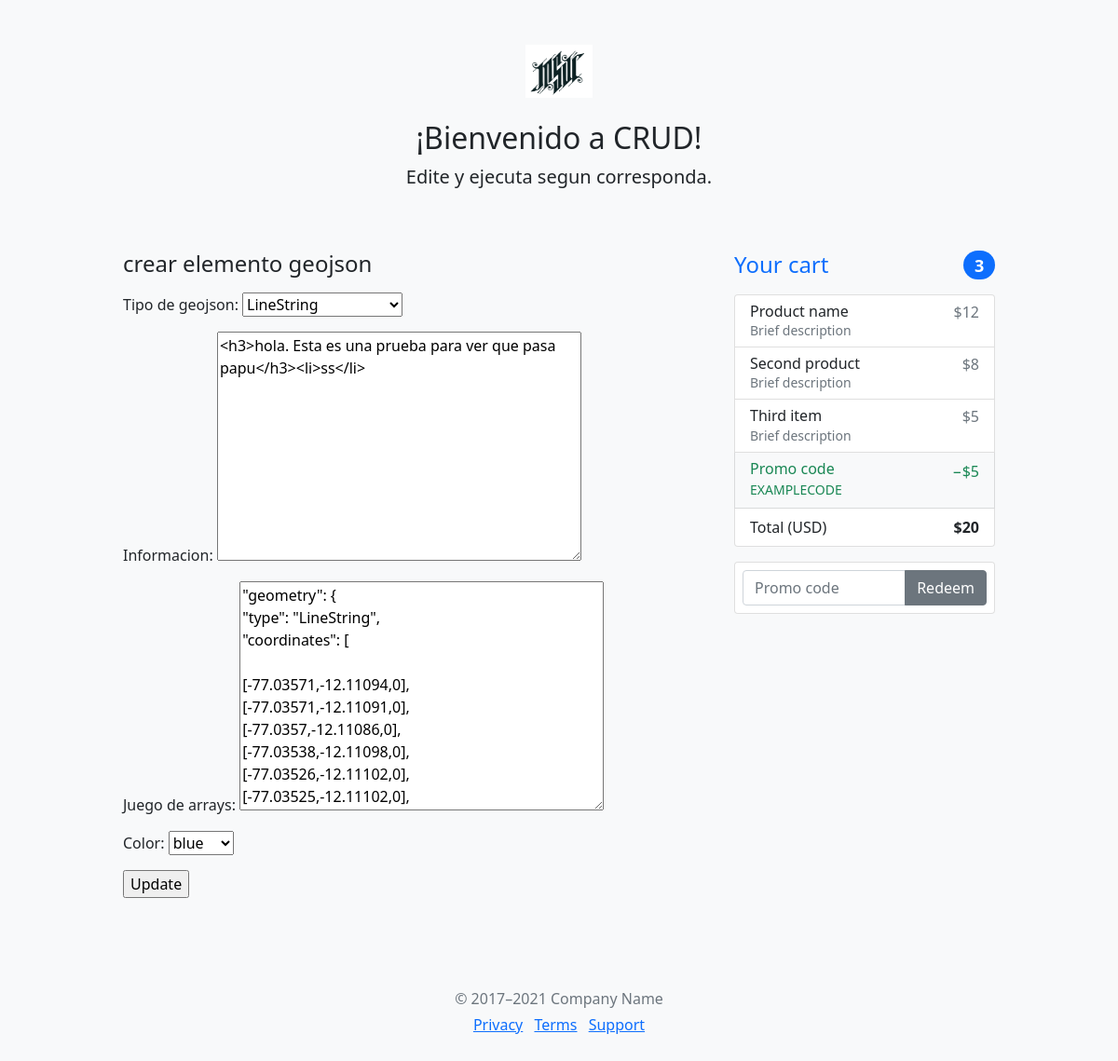
The page /polls/7/interfaceGeojsonUpdate/ on the database as committed earlier.
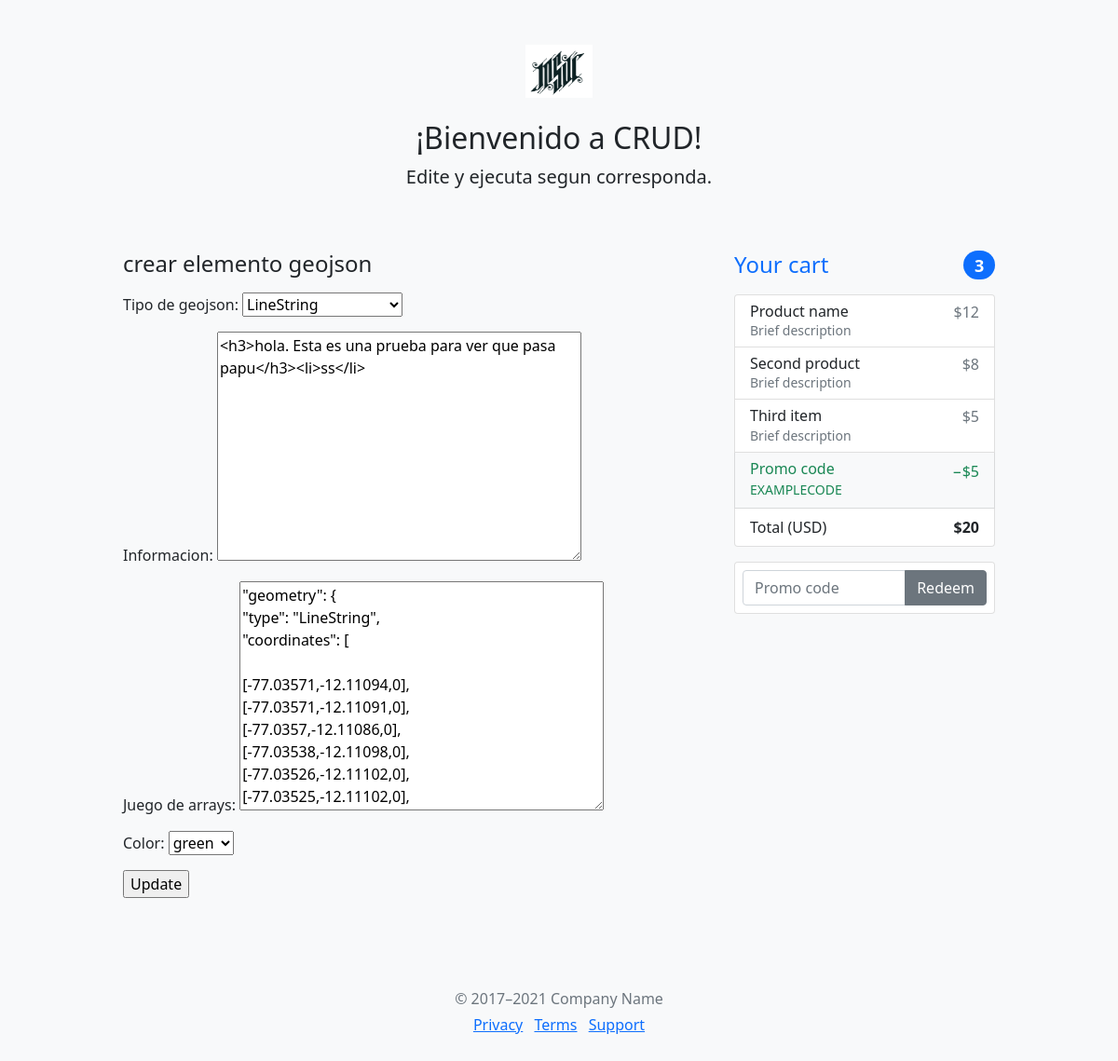
The same page on the database as committed later.
### polls/models.py (models this page shows, shortened)
class InterfaceGeojson(models.Model):
    tipo_de_geojson = models.CharField(
        max_length=2,
        choices=[
            ('SP', 'Point'),
            ('MP', 'MultiPoint'),
            ('SL', 'LineString'),
            ('ML', 'MultiLineString'),
            ('SG', 'Polygon'),
            ('MG', 'MultiPolygon'),
            ('GC', 'GeometryCollection'),
        ],
        default='SP',)
    informacion = models.TextField(default='')
    juego_de_arrays = models.TextField(default='')
    color = models.CharField(
        max_length=6,
        choices=[
            ('red', 'red'),
            ('green', 'green'),
            ('blue', 'blue'),
            ('yellow', 'yellow'),
        ],
        default='RE',)

### polls/views.py (the view)
# urls.py: path('<int:pk>/interfaceGeojsonUpdate/', views.InterfaceGeojsonUpdate.as_view(), name='interfaceGeojsonUpdate'),
class InterfaceGeojsonUpdate(UpdateView):
    model = InterfaceGeojson
    fields = '__all__' # ['name']
    template_name_suffix = '_update_form'

### polls/templates/polls/interfacegeojson_update_form.html (shortened to what this page needs)
{% extends "CUD.html" %}
{% load static %}
{% block identificador %}
crear elemento geojson
{% endblock %}
{% block bloque_1 %}
<form method="post">{% csrf_token %}
    {{ form.as_p }}
    <input type="submit" value="Update">
</form>
{% endblock %}

Rows that differ between the two databases and show on the page:
changed InterfaceGeojson "LineString": color "blue" → "green"
